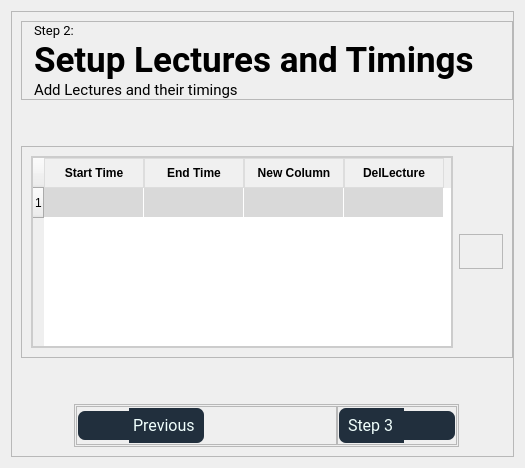
                <widget class="QWidget" name="LectureTimePage">
                 <property name="styleSheet">
                  <string notr="true"/>
                 </property>
                 <layout class="QVBoxLayout" name="verticalLayout_35">
                  <item alignment="Qt::AlignmentFlag::AlignHCenter|Qt::AlignmentFlag::AlignTop">
                   <widget class="QFrame" name="LectureTimePageFrame1">
                    <property name="minimumSize">
                     <size>
                      <width>0</width>
                      <height>370</height>
                     </size>
                    </property>
                    <property name="maximumSize">
                     <size>
                      <width>16777215</width>
                      <height>620</height>
                     </size>
                    </property>
                    <property name="styleSheet">
                     <string notr="true">
QPushButton{
padding:5px;
background-color:rgb(33, 47, 61);
}


QPushButton:hover {
border-style: solid;
border-width: 1px;
border-color: rgb(255, 255, 255)
}

QTableWidget {
    background-color: rgb(255, 255, 255);
    border: 2px solid #ccc;
    font-size: 14px;

}

QHeaderView::section:horizontal {
    font-weight: bold;
    background-color: #f0f0f0;
    padding: 5px;
    border: 1px solid #ddd;
}
QTableWidget::item:selected {
    background-color: #3498db;
    color: white;
}

QTableWidget::item {
	background-color:rgba(0,0,0,0.15)	;
    padding: 4px;
    border: none;
}

#Heading1Frame_2{
border-left: 3px solid rgb(33, 47, 61);
padding-left: 10px;
}

#AddMoreLecture_Button{
background: none;
border:none
}
</string>
                    </property>
                    <property name="frameShape">
                     <enum>QFrame::Shape::StyledPanel</enum>
                    </property>
                    <property name="frameShadow">
                     <enum>QFrame::Shadow::Raised</enum>
                    </property>
                    <layout class="QVBoxLayout" name="verticalLayout_14">
                     <property name="rightMargin">
                      <number>0</number>
                     </property>
                     <item>
                      <widget class="QFrame" name="Heading1Frame_2">
                       <property name="frameShape">
                        <enum>QFrame::Shape::StyledPanel</enum>
                       </property>
                       <property name="frameShadow">
                        <enum>QFrame::Shadow::Raised</enum>
                       </property>
                       <layout class="QVBoxLayout" name="verticalLayout_33">
                        <property name="spacing">
                         <number>0</number>
                        </property>
                        <property name="leftMargin">
                         <number>0</number>
                        </property>
                        <property name="topMargin">
                         <number>0</number>
                        </property>
                        <property name="rightMargin">
                         <number>0</number>
                        </property>
                        <property name="bottomMargin">
                         <number>0</number>
                        </property>
                        <item>
                         <widget class="QLabel" name="Heading1_2">
                          <property name="font">
                           <font>
                            <family>Roboto</family>
                            <pointsize>10</pointsize>
                           </font>
                          </property>
                          <property name="text">
                           <string>Step 2:</string>
                          </property>
                         </widget>
                        </item>
                        <item>
                         <widget class="QLabel" name="MainLabel_2">
                          <property name="font">
                           <font>
                            <family>Roboto</family>
                            <pointsize>26</pointsize>
                            <bold>true</bold>
                           </font>
                          </property>
                          <property name="text">
                           <string>Setup Lectures and Timings</string>
                          </property>
                         </widget>
                        </item>
                        <item>
                         <widget class="QLabel" name="label_9">
                          <property name="font">
                           <font>
                            <family>Roboto</family>
                            <pointsize>11</pointsize>
                           </font>
                          </property>
                          <property name="text">
                           <string>Add Lectures and their timings</string>
                          </property>
                         </widget>
                        </item>
                       </layout>
                      </widget>
                     </item>
                     <item>
                      <spacer name="verticalSpacer_10">
                       <property name="orientation">
                        <enum>Qt::Orientation::Vertical</enum>
                       </property>
                       <property name="sizeHint" stdset="0">
                        <size>
                         <width>20</width>
                         <height>40</height>
                        </size>
                       </property>
                      </spacer>
                     </item>
                     <item>
                      <widget class="QFrame" name="frame_3">
                       <property name="frameShape">
                        <enum>QFrame::Shape::StyledPanel</enum>
                       </property>
                       <property name="frameShadow">
                        <enum>QFrame::Shadow::Raised</enum>
                       </property>
                       <layout class="QHBoxLayout" name="horizontalLayout_14">
                        <item>
                         <widget class="QTableWidget" name="LectureTable">
                          <property name="sizePolicy">
                           <sizepolicy hsizetype="Preferred" vsizetype="Preferred">
                            <horstretch>0</horstretch>
                            <verstretch>0</verstretch>
                           </sizepolicy>
                          </property>
                          <property name="minimumSize">
                           <size>
                            <width>422</width>
                            <height>0</height>
                           </size>
                          </property>
                          <property name="maximumSize">
                           <size>
                            <width>16777215</width>
                            <height>16777215</height>
                           </size>
                          </property>
                          <property name="styleSheet">
                           <string notr="true">QPushButton{
background: none;
border:none;
padding:1px;
}

QPushButton:hover{
padding:2px;
}</string>
                          </property>
                          <property name="frameShape">
                           <enum>QFrame::Shape::NoFrame</enum>
                          </property>
                          <property name="lineWidth">
                           <number>1</number>
                          </property>
                          <property name="midLineWidth">
                           <number>0</number>
                          </property>
                          <property name="verticalScrollBarPolicy">
                           <enum>Qt::ScrollBarPolicy::ScrollBarAlwaysOff</enum>
                          </property>
                          <property name="autoScroll">
                           <bool>true</bool>
                          </property>
                          <property name="dragDropOverwriteMode">
                           <bool>false</bool>
                          </property>
                          <property name="selectionMode">
                           <enum>QAbstractItemView::SelectionMode::SingleSelection</enum>
                          </property>
                          <property name="selectionBehavior">
                           <enum>QAbstractItemView::SelectionBehavior::SelectRows</enum>
                          </property>
                          <property name="gridStyle">
                           <enum>Qt::PenStyle::NoPen</enum>
                          </property>
                          <property name="rowCount">
                           <number>1</number>
                          </property>
                          <attribute name="horizontalHeaderVisible">
                           <bool>true</bool>
                          </attribute>
                          <attribute name="horizontalHeaderMinimumSectionSize">
                           <number>32</number>
                          </attribute>
                          <attribute name="horizontalHeaderHighlightSections">
                           <bool>true</bool>
                          </attribute>
                          <attribute name="verticalHeaderCascadingSectionResizes">
                           <bool>false</bool>
                          </attribute>
                          <row/>
                          <column>
                           <property name="text">
                            <string>Start Time</string>
                           </property>
                          </column>
                          <column>
                           <property name="text">
                            <string>End Time</string>
                           </property>
                          </column>
                          <column>
                           <property name="text">
                            <string>New Column</string>
                           </property>
                          </column>
                          <column>
                           <property name="text">
                            <string>DelLecture</string>
                           </property>
                           <property name="background">
                            <color>
                             <red>255</red>
                             <green>255</green>
                             <blue>255</blue>
                            </color>
                           </property>
                          </column>
                         </widget>
                        </item>
                        <item alignment="Qt::AlignmentFlag::AlignHCenter|Qt::AlignmentFlag::AlignVCenter">
                         <widget class="QFrame" name="frame_4">
                          <property name="frameShape">
                           <enum>QFrame::Shape::StyledPanel</enum>
                          </property>
                          <property name="frameShadow">
                           <enum>QFrame::Shadow::Raised</enum>
                          </property>
                          <property name="lineWidth">
                           <number>0</number>
                          </property>
                          <layout class="QVBoxLayout" name="verticalLayout_34">
                           <property name="leftMargin">
                            <number>0</number>
                           </property>
                           <property name="rightMargin">
                            <number>0</number>
                           </property>
                           <property name="bottomMargin">
                            <number>0</number>
                           </property>
                           <item>
                            <widget class="QPushButton" name="AddMoreLecture_Button">
                             <property name="text">
                              <string/>
                             </property>
                             <property name="icon">
                              <iconset resource="ui_resources/resource.qrc">
                               <normaloff>:/Add button logo Black.png</normaloff>:/Add button logo Black.png</iconset>
                             </property>
                             <property name="iconSize">
                              <size>
                               <width>25</width>
                               <height>25</height>
                              </size>
                             </property>
                            </widget>
                           </item>
                          </layout>
                         </widget>
                        </item>
                       </layout>
                      </widget>
                     </item>
                     <item>
                      <spacer name="verticalSpacer_5">
                       <property name="orientation">
                        <enum>Qt::Orientation::Vertical</enum>
                       </property>
                       <property name="sizeHint" stdset="0">
                        <size>
                         <width>20</width>
                         <height>40</height>
                        </size>
                       </property>
                      </spacer>
                     </item>
                     <item alignment="Qt::AlignmentFlag::AlignHCenter|Qt::AlignmentFlag::AlignBottom">
                      <widget class="QFrame" name="BottomButtons_2">
                       <property name="sizePolicy">
                        <sizepolicy hsizetype="Expanding" vsizetype="Fixed">
                         <horstretch>0</horstretch>
                         <verstretch>0</verstretch>
                        </sizepolicy>
                       </property>
                       <property name="minimumSize">
                        <size>
                         <width>385</width>
                         <height>43</height>
                        </size>
                       </property>
                       <property name="styleSheet">
                        <string notr="true">
QPushButton{
text-align:left;
padding: 5px;
border:none;
border-radius:0px;
}

#NextButton_2{
border-top-right-radius: 7px;
border-Bottom-right-radius: 7px;
}

#PreviousButton_2{
border-top-left-radius: 7px;
border-Bottom-left-radius: 7px;
}


QLabel{
Background-color: rgb(33, 47, 61);
color:   rgb(240, 255, 253);
}

#NextButton_Label_2{
border-bottom-left-radius: 7px;
border-top-left-radius: 7px;
padding-left: 5px;
}

#PreviousButton_Label_2{
border-top-right-radius: 7px;
border-Bottom-right-radius: 7px;
padding-right: 5px;
}

#NextButtonFrame:hover{
border: 1px solid rgb(33, 47, 61);
border-radius: 7px;
}
#PreviousButtonFrame:hover{
border: 1px solid rgb(33, 47, 61);
border-radius: 7px;
}</string>
                       </property>
                       <property name="frameShape">
                        <enum>QFrame::Shape::StyledPanel</enum>
                       </property>
                       <property name="frameShadow">
                        <enum>QFrame::Shadow::Raised</enum>
                       </property>
                       <property name="lineWidth">
                        <number>0</number>
                       </property>
                       <layout class="QHBoxLayout" name="horizontalLayout_11">
                        <property name="spacing">
                         <number>0</number>
                        </property>
                        <property name="leftMargin">
                         <number>1</number>
                        </property>
                        <property name="topMargin">
                         <number>1</number>
                        </property>
                        <property name="rightMargin">
                         <number>1</number>
                        </property>
                        <property name="bottomMargin">
                         <number>1</number>
                        </property>
                        <item>
                         <widget class="QFrame" name="PreviousButtonFrame_2">
                          <property name="frameShape">
                           <enum>QFrame::Shape::StyledPanel</enum>
                          </property>
                          <property name="frameShadow">
                           <enum>QFrame::Shadow::Raised</enum>
                          </property>
                          <property name="lineWidth">
                           <number>0</number>
                          </property>
                          <layout class="QHBoxLayout" name="horizontalLayout_12">
                           <property name="spacing">
                            <number>0</number>
                           </property>
                           <property name="leftMargin">
                            <number>1</number>
                           </property>
                           <property name="topMargin">
                            <number>1</number>
                           </property>
                           <property name="rightMargin">
                            <number>1</number>
                           </property>
                           <property name="bottomMargin">
                            <number>1</number>
                           </property>
                           <item>
                            <widget class="QPushButton" name="PreviousButton_2">
                             <property name="sizePolicy">
                              <sizepolicy hsizetype="Fixed" vsizetype="Fixed">
                               <horstretch>0</horstretch>
                               <verstretch>0</verstretch>
                              </sizepolicy>
                             </property>
                             <property name="font">
                              <font>
                               <family>Roboto</family>
                               <pointsize>12</pointsize>
                              </font>
                             </property>
                             <property name="text">
                              <string/>
                             </property>
                             <property name="icon">
                              <iconset resource="ui_resources/resource.qrc">
                               <normaloff>:/PreviousLogo.png</normaloff>:/PreviousLogo.png</iconset>
                             </property>
                             <property name="iconSize">
                              <size>
                               <width>25</width>
                               <height>25</height>
                              </size>
                             </property>
                            </widget>
                           </item>
                           <item>
                            <widget class="QLabel" name="PreviousButton_Label_2">
                             <property name="sizePolicy">
                              <sizepolicy hsizetype="Fixed" vsizetype="Fixed">
                               <horstretch>0</horstretch>
                               <verstretch>0</verstretch>
                              </sizepolicy>
                             </property>
                             <property name="minimumSize">
                              <size>
                               <width>0</width>
                               <height>35</height>
                              </size>
                             </property>
                             <property name="font">
                              <font>
                               <family>Roboto</family>
                               <pointsize>12</pointsize>
                              </font>
                             </property>
                             <property name="lineWidth">
                              <number>0</number>
                             </property>
                             <property name="text">
                              <string>Previous</string>
                             </property>
                            </widget>
                           </item>
                           <item>
                            <spacer name="horizontalSpacer_2">
                             <property name="orientation">
                              <enum>Qt::Orientation::Horizontal</enum>
                             </property>
                             <property name="sizeHint" stdset="0">
                              <size>
                               <width>40</width>
                               <height>20</height>
                              </size>
                             </property>
                            </spacer>
                           </item>
                          </layout>
                         </widget>
                        </item>
                        <item>
                         <widget class="QFrame" name="NextButtonFrame_2">
                          <property name="frameShape">
                           <enum>QFrame::Shape::StyledPanel</enum>
                          </property>
                          <property name="frameShadow">
                           <enum>QFrame::Shadow::Raised</enum>
                          </property>
                          <property name="lineWidth">
                           <number>0</number>
                          </property>
                          <layout class="QHBoxLayout" name="horizontalLayout_13">
                           <property name="spacing">
                            <number>0</number>
                           </property>
                           <property name="leftMargin">
                            <number>1</number>
                           </property>
                           <property name="topMargin">
                            <number>1</number>
                           </property>
                           <property name="rightMargin">
                            <number>1</number>
                           </property>
                           <property name="bottomMargin">
                            <number>1</number>
                           </property>
                           <item>
                            <widget class="QLabel" name="NextButton_Label_2">
                             <property name="sizePolicy">
                              <sizepolicy hsizetype="Fixed" vsizetype="Fixed">
                               <horstretch>0</horstretch>
                               <verstretch>0</verstretch>
                              </sizepolicy>
                             </property>
                             <property name="minimumSize">
                              <size>
                               <width>65</width>
                               <height>35</height>
                              </size>
                             </property>
                             <property name="font">
                              <font>
                               <family>Roboto</family>
                               <pointsize>12</pointsize>
                              </font>
                             </property>
                             <property name="lineWidth">
                              <number>0</number>
                             </property>
                             <property name="text">
                              <string>Step 3</string>
                             </property>
                            </widget>
                           </item>
                           <item>
                            <widget class="QPushButton" name="NextButton_2">
                             <property name="font">
                              <font>
                               <family>Roboto</family>
                               <pointsize>12</pointsize>
                              </font>
                             </property>
                             <property name="styleSheet">
                              <string notr="true"/>
                             </property>
                             <property name="text">
                              <string/>
                             </property>
                             <property name="icon">
                              <iconset resource="ui_resources/resource.qrc">
                               <normaloff>:/NextLogo.png</normaloff>:/NextLogo.png</iconset>
                             </property>
                             <property name="iconSize">
                              <size>
                               <width>25</width>
                               <height>25</height>
                              </size>
                             </property>
                            </widget>
                           </item>
                          </layout>
                         </widget>
                        </item>
                       </layout>
                      </widget>
                     </item>
                    </layout>
                   </widget>
                  </item>
                 </layout>
                </widget>
